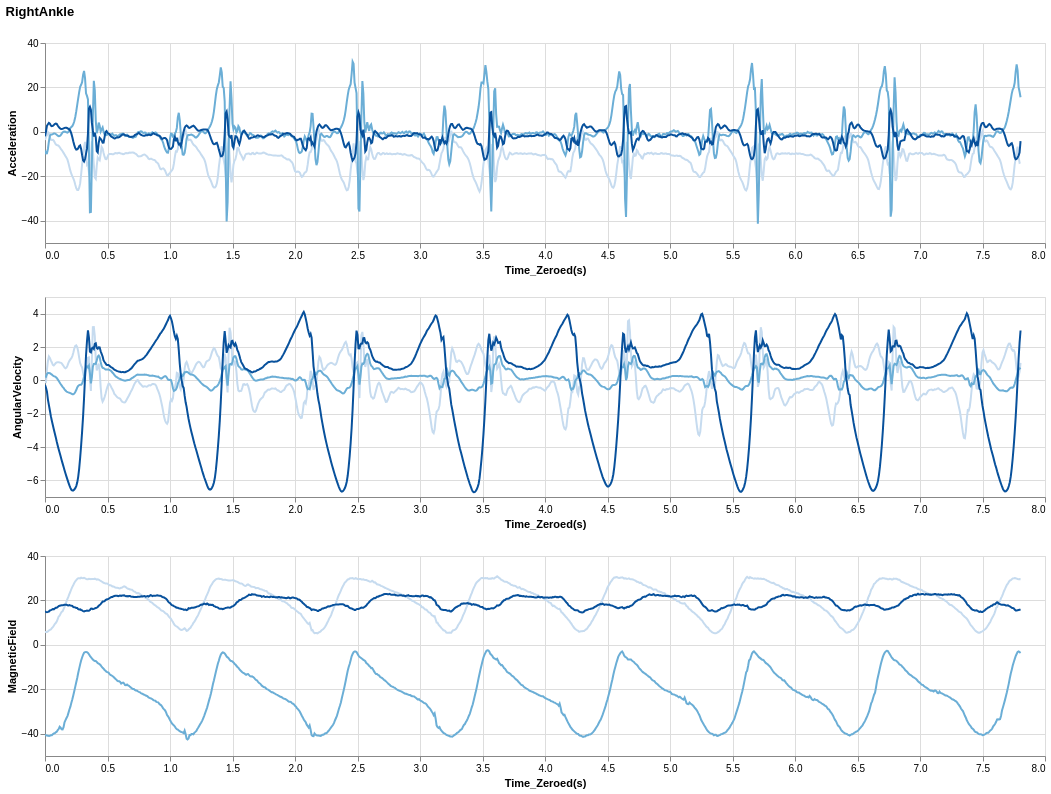

The code cell stored with this chart in its notebook:
### Code cell
# Define signal types and axes.
sensor = ['Acceleration', 'AngularVelocity', 'MagneticField']
dir = ['x','y','z']
plotStack = [0,0,0] # Preallocate plot for each signal

# Generate plots for each sensor type
for iSensor in range(len(sensor)): # loop through the signal types
    # create plots for x,y,z directions
    x_signal = alt.Chart(df_2_data_reduced).mark_line().encode(
        x = 'Time_Zeroed(s)',
        y = alt.Y(location + '_' + sensor[iSensor] + '_x', title = sensor[iSensor]),
        color = alt.value('#c6dbef')
    ).properties(
        width = 1000,
        height = 200
    )
    y_signal = alt.Chart(df_2_data_reduced).mark_line().encode(
        x = 'Time_Zeroed(s)',
        y = alt.Y(location + '_' + sensor[iSensor] + '_y', title = sensor[iSensor]),
        color = alt.value("#6baed6")
    )
    z_signal = alt.Chart(df_2_data_reduced).mark_line().encode(
        x = 'Time_Zeroed(s)',
        y = alt.Y(location + '_' + sensor[iSensor] + '_z', title = sensor[iSensor]),
        color = alt.value("#08519c")
    ).interactive()
    # Combine x,y,z plots
    plotStack[iSensor] = x_signal + y_signal + z_signal

alt.vconcat(plotStack[0], plotStack[1], plotStack[2]).properties(title = [location,""])

### Figure 1 — Vega-Lite specification as saved in the notebook (floating-point values rounded to 4 significant figures; data arrays with more than 128 entries replaced by an {"elided": "..."} marker saying what was removed)
{"config": {"view": {"continuousWidth": 300, "continuousHeight": 300}}, "vconcat": [{"layer": [{"mark": {"type": "line"}, "encoding": {"color": {"value": "#c6dbef"}, "x": {"field": "Time_Zeroed(s)", "type": "quantitative"}, "y": {"field": "RightAnkle_Acceleration_x", "title": "Acceleration", "type": "quantitative"}}}, {"mark": {"type": "line"}, "encoding": {"color": {"value": "#6baed6"}, "x": {"field": "Time_Zeroed(s)", "type": "quantitative"}, "y": {"field": "RightAnkle_Acceleration_y", "title": "Acceleration", "type": "quantitative"}}}, {"mark": {"type": "line"}, "encoding": {"color": {"value": "#08519c"}, "x": {"field": "Time_Zeroed(s)", "type": "quantitative"}, "y": {"field": "RightAnkle_Acceleration_z", "title": "Acceleration", "type": "quantitative"}}, "name": "view_25"}], "height": 200, "width": 1000}, {"layer": [{"mark": {"type": "line"}, "encoding": {"color": {"value": "#c6dbef"}, "x": {"field": "Time_Zeroed(s)", "type": "quantitative"}, "y": {"field": "RightAnkle_AngularVelocity_x", "title": "AngularVelocity", "type": "quantitative"}}}, {"mark": {"type": "line"}, "encoding": {"color": {"value": "#6baed6"}, "x": {"field": "Time_Zeroed(s)", "type": "quantitative"}, "y": {"field": "RightAnkle_AngularVelocity_y", "title": "AngularVelocity", "type": "quantitative"}}}, {"mark": {"type": "line"}, "encoding": {"color": {"value": "#08519c"}, "x": {"field": "Time_Zeroed(s)", "type": "quantitative"}, "y": {"field": "RightAnkle_AngularVelocity_z", "title": "AngularVelocity", "type": "quantitative"}}, "name": "view_26"}], "height": 200, "width": 1000}, {"layer": [{"mark": {"type": "line"}, "encoding": {"color": {"value": "#c6dbef"}, "x": {"field": "Time_Zeroed(s)", "type": "quantitative"}, "y": {"field": "RightAnkle_MagneticField_x", "title": "MagneticField", "type": "quantitative"}}}, {"mark": {"type": "line"}, "encoding": {"color": {"value": "#6baed6"}, "x": {"field": "Time_Zeroed(s)", "type": "quantitative"}, "y": {"field": "RightAnkle_MagneticField_y", "title": "MagneticField", "type": "quantitative"}}}, {"mark": {"type": "line"}, "encoding": {"color": {"value": "#08519c"}, "x": {"field": "Time_Zeroed(s)", "type": "quantitative"}, "y": {"field": "RightAnkle_MagneticField_z", "title": "MagneticField", "type": "quantitative"}}, "name": "view_27"}], "height": 200, "width": 1000}], "data": {"name": "data-903e56d19e92508025704c79a0ea2a12"}, "params": [{"name": "param_25", "select": {"type": "interval", "encodings": ["x", "y"]}, "bind": "scales", "views": ["view_25"]}, {"name": "param_26", "select": {"type": "interval", "encodings": ["x", "y"]}, "bind": "scales", "views": ["view_26"]}, {"name": "param_27", "select": {"type": "interval", "encodings": ["x", "y"]}, "bind": "scales", "views": ["view_27"]}], "title": ["RightAnkle", ""], "$schema": "https://vega.github.io/schema/vega-lite/v5.20.1.json", "datasets": {"data-903e56d19e92508025704c79a0ea2a12": {"elided": "1000 records"}}}
